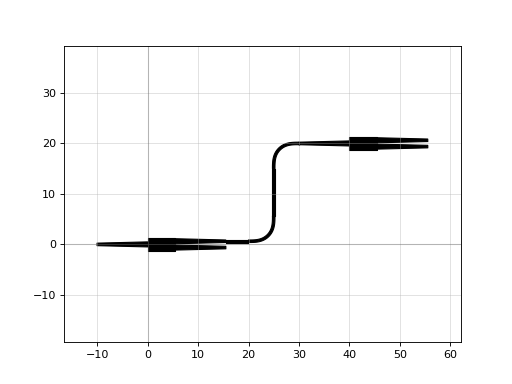

This figure's Python source:
import gdsfactory as gf

c = gf.Component('sample_connect')
mmi1 = c << gf.components.mmi1x2()
mmi2 = c << gf.components.mmi1x2()
mmi2.move((40, 20))
route = gf.routing.get_route(mmi1.ports["o2"], mmi2.ports["o1"], radius=5)
c.add(route.references)
c.plot()
